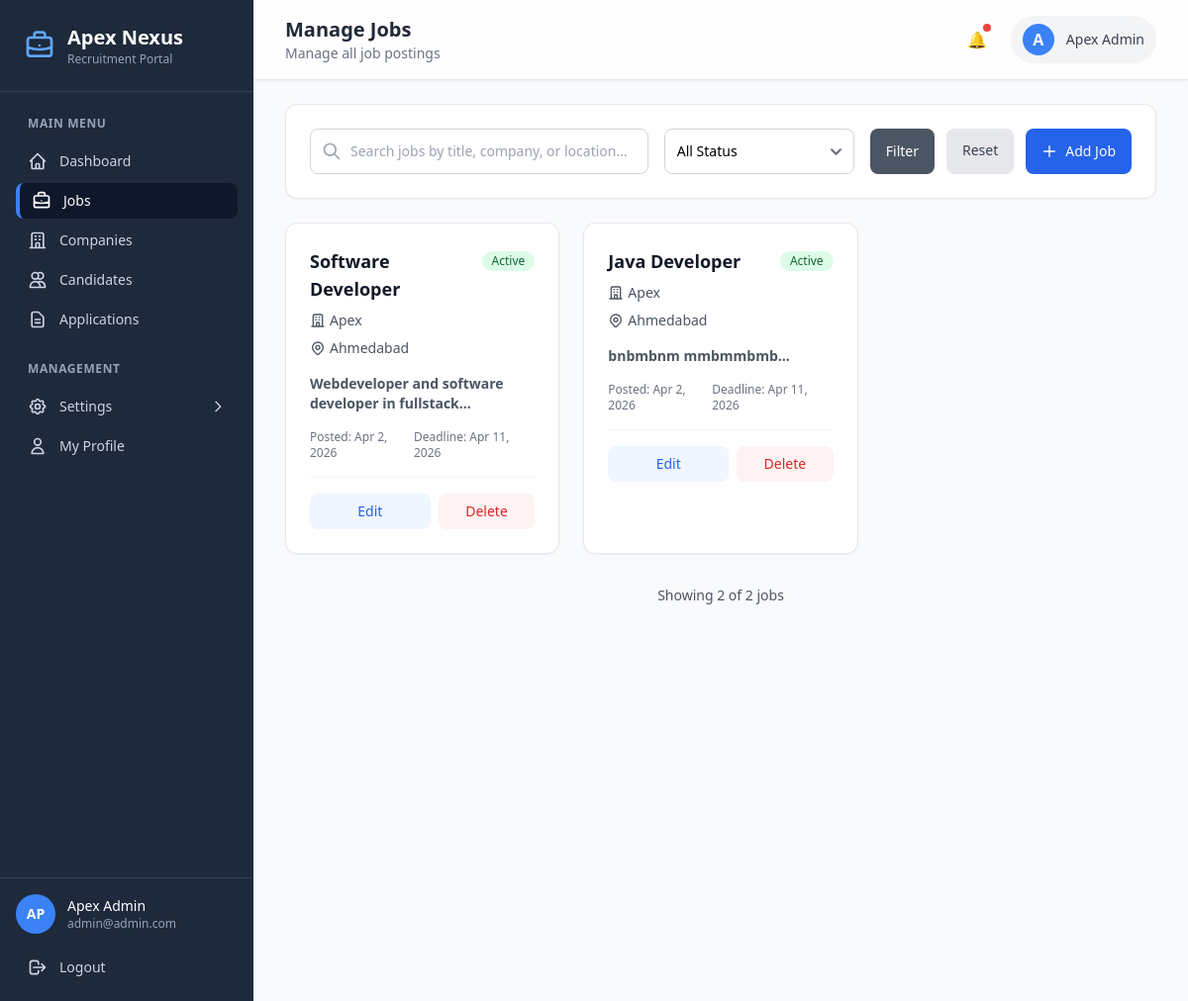
The page /admin/jobs.php (signed in) on the database its author committed.
### tables this page shows
CREATE TABLE `jobs` (
  `id` int(11) NOT NULL,
  `company_id` int(11) DEFAULT NULL,
  `department_id` int(10) UNSIGNED DEFAULT NULL,
  `category_id` int(10) UNSIGNED DEFAULT NULL,
  `title` varchar(150) DEFAULT NULL,
  `description` text DEFAULT NULL,
  `responsibilities` text DEFAULT NULL,
  `requirements` text DEFAULT NULL,
  `nice_to_have` text DEFAULT NULL,
  `perks` text DEFAULT NULL,
  `location` varchar(100) DEFAULT NULL,
  `city` varchar(100) DEFAULT NULL,
  `state` varchar(100) DEFAULT NULL,
  `country` varchar(100) DEFAULT 'India',
  `work_mode` varchar(512) NOT NULL DEFAULT 'on-site',
  `employment_type` enum('full-time','part-time','contract','internship','freelance','temporary') NOT NULL DEFAULT 'full-time',
  `salary` varchar(100) DEFAULT NULL,
  `salary_min` int(10) UNSIGNED DEFAULT NULL,
  `salary_max` int(10) UNSIGNED DEFAULT NULL,
  `salary_visible` tinyint(1) NOT NULL DEFAULT 1,
  `experience_required` varchar(50) DEFAULT NULL,
  `education` varchar(100) DEFAULT NULL,
  `openings` smallint(5) UNSIGNED NOT NULL DEFAULT 1,
  `deadline` date DEFAULT NULL,
  `duration_days` smallint(5) UNSIGNED NOT NULL DEFAULT 30,
  `apply_email` varchar(150) DEFAULT NULL,
  `apply_url` varchar(500) DEFAULT NULL,
  `status` enum('active','closed','pending') DEFAULT 'pending',
  `is_deleted` tinyint(1) DEFAULT 0,
  `added_by` int(11) DEFAULT NULL,
  `created_at` timestamp NOT NULL DEFAULT current_timestamp(),
  `updated_at` timestamp NOT NULL DEFAULT current_timestamp() ON UPDATE current_timestamp()
);

CREATE TABLE `companies` (
  `id` int(11) NOT NULL,
  `user_id` int(11) DEFAULT NULL,
  `company_name` varchar(150) DEFAULT NULL,
  `logo` varchar(255) DEFAULT NULL,
  `description` text DEFAULT NULL,
  `website` varchar(200) DEFAULT NULL,
  `is_deleted` tinyint(1) DEFAULT 0,
  `city` varchar(100) DEFAULT NULL,
  `state` varchar(100) DEFAULT NULL,
  `country` varchar(100) DEFAULT NULL,
  `address_line1` varchar(255) DEFAULT NULL,
  `address_line2` varchar(255) DEFAULT NULL,
  `phone` varchar(20) DEFAULT NULL,
  `added_by` int(11) DEFAULT NULL,
  `created_at` timestamp NOT NULL DEFAULT current_timestamp(),
  `updated_at` timestamp NOT NULL DEFAULT current_timestamp() ON UPDATE current_timestamp()
);

### admin/jobs.php (the view, shortened to what this page needs)
<?php
require_once '../includes/header.php';
$search = $_GET['search'] ?? '';
$database = new Database();
$pdo = $database->getConnection();
$where = "WHERE j.is_deleted=0";
$params = [];
$stmt = $pdo->prepare("
    SELECT j.*, c.company_name as company_name
    FROM jobs j
    LEFT JOIN companies c ON j.company_id = c.id
    $where
    ORDER BY j.created_at DESC
");
$stmt->execute($params);
$jobs = $stmt->fetchAll();
$totalCount = count($jobs);
require_once '../includes/admin-sidebar.php';
?>
<div class="lg:pl-64 bg-gray-50 min-h-screen">
    <div
        class="bg-white/80 backdrop-blur-md shadow-sm border-b px-4 sm:px-6 lg:px-8 py-4 flex justify-between items-center">
        <div>
            <h1 class="text-lg sm:text-xl font-semibold text-gray-800">Manage Jobs</h1>
            <p class="text-sm text-gray-500">Manage all job postings</p>
        </div>
        <div class="flex items-center gap-4">
            <button class="relative p-2 rounded-full hover:bg-gray-100 transition">
                🔔
                <span class="absolute top-1 right-1 w-2 h-2 bg-red-500 rounded-full"></span>
            </button>
            <div
                class="flex items-center gap-3 bg-gray-100 px-3 py-2 rounded-full cursor-pointer hover:bg-gray-200 transition">
                <div class="w-8 h-8 rounded-full bg-blue-500 text-white flex items-center justify-center font-semibold">
                    <?php echo strtoupper(substr($_SESSION['user_name'] ?? 'A', 0, 1)); ?>
                </div>
                <span class="text-sm font-medium text-gray-700 hidden sm:block">
                    <?php echo htmlspecialchars($_SESSION['user_name'] ?? 'Admin'); ?>
                </span>
            </div>
        </div>
    </div>
    <div class="px-4 sm:px-6 lg:px-8 py-6">
        <div class="bg-white rounded-xl shadow-sm border border-gray-200">
            <div class="p-6">
                <form method="GET" class="space-y-4">
                    <div class="flex flex-col lg:flex-row gap-4">
                        <div class="flex-1">
                            <div class="relative">
                                <div class="absolute inset-y-0 left-0 pl-3 flex items-center pointer-events-none">
                                </div>
                                <input type="text" name="search" placeholder="Search jobs by title, company, or location..."
                                    value="<?php echo htmlspecialchars($search); ?>"
                                    class="w-full pl-10 pr-4 py-3 border border-gray-300 rounded-lg text-sm focus:ring-2 focus:ring-blue-500 focus:border-blue-500">
                            </div>
                        </div>
                        <div class="lg:w-48">
                            <select name="status"
                                class="w-full px-3 py-3 border border-gray-300 rounded-lg text-sm focus:ring-2 focus:ring-blue-500 focus:border-blue-500">
                                <option value="">All Status</option>
                            </select>
                        </div>
                        <div class="flex gap-3">
                            <button type="submit"
                                class="px-4 py-3 bg-gray-600 text-white rounded-lg hover:bg-gray-700 transition text-sm font-medium">
                                Filter
                            </button>
                            <a href="jobs.php"
                                class="px-4 py-3 bg-gray-200 text-gray-700 rounded-lg hover:bg-gray-300 transition text-sm font-medium">
                                Reset
                            </a>
                            <a href="/apex-nexus-portal/admin/add-job.php"
                                class="px-4 py-3 bg-blue-600 text-white rounded-lg hover:bg-blue-700 transition text-sm font-medium flex items-center">
                                <svg class="w-4 h-4 mr-2" fill="none" stroke="currentColor" viewBox="0 0 24 24">
                                    <path stroke-linecap="round" stroke-linejoin="round" stroke-width="2"
                                        d="M12 4v16m8-8H4"></path>
                                </svg>
                                Add Job
                            </a>
                        </div>
                    </div>
                </form>
            </div>
        </div>
    </div>
    <div class="px-4 sm:px-6 lg:px-8 pb-8">
        <?php if (!empty($jobs)): ?>
            <div class="grid grid-cols-1 md:grid-cols-2 lg:grid-cols-3 gap-6">
                <?php foreach ($jobs as $job): ?>
                    <div class="bg-white rounded-xl shadow-sm border border-gray-200 hover:shadow-md transition-shadow">
                        <div class="p-6">
                            <div class="flex justify-between items-start mb-4">
                                <div class="flex-1">
                                    <h3 class="text-lg font-semibold text-gray-900 mb-2"><?php echo htmlspecialchars($job['title']); ?>
                                    </h3>
                                    <div class="flex items-center text-sm text-gray-600 mb-2">
                                        <svg class="w-4 h-4 mr-1" fill="none" stroke="currentColor" viewBox="0 0 24 24">
                                            <path stroke-linecap="round" stroke-linejoin="round" stroke-width="2"
                                                d="M19 21V5a2 2 0 00-2-2H7a2 2 0 00-2 2v16m14 0h2m-2 0h-5m-9 0H3m2 0h5M9 7h1m-1 4h1m4-4h1m-1 4h1m-5 10v-5a1 1 0 011-1h2a1 1 0 011 1v5m-4 0h4"></path>
                                        </svg>
                                        <?php echo htmlspecialchars($job['company_name'] ?? 'Unknown Company'); ?>
                                    </div>
                                    <div class="flex items-center text-sm text-gray-600">
                                        <?php echo htmlspecialchars($job['location'] ?? 'Not specified'); ?>
                                    </div>
                                </div>
                                <div class="ml-4">
                                    <?php
                                    $statusClass = [
                                        'active' => 'bg-green-100 text-green-800',
                                        'pending' => 'bg-yellow-100 text-yellow-800',
                                        'closed' => 'bg-red-100 text-red-800'
                                    ];
                                    ?>
                                    <span class="inline-flex items-center px-2.5 py-0.5 rounded-full text-xs font-medium <?php echo $statusClass[$job['status']]; ?>">
                                        <?php echo ucfirst($job['status']); ?>
                                    </span>
                                </div>
                            </div>
                            <?php if (!empty($job['description'])): ?>
                                <div class="mb-4">
                                    <p class="text-sm font-semibold text-gray-600 line-clamp-3">
                                        <?php echo htmlspecialchars(substr(strip_tags($job['description']), 0, 150)) . '...'; ?>
                                    </p>
                                </div>
                            <?php endif; ?>
                            <div class="flex items-center justify-between text-xs text-gray-500 mb-4">
                                <span>Posted: <?php echo date('M j, Y', strtotime($job['created_at'])); ?></span>
                                <?php if (!empty($job['deadline'])): ?>
                                    <span>Deadline: <?php echo date('M j, Y', strtotime($job['deadline'])); ?></span>
                                <?php endif; ?>
                            </div>
                            <div class="flex gap-2 pt-4 border-t border-gray-100">
                                <a href="/apex-nexus-portal/admin/add-job.php?id=<?php echo $job['id']; ?>"
                                   class="flex-1 px-3 py-2 bg-blue-50 text-blue-600 rounded-lg hover:bg-blue-100 transition text-sm font-medium text-center">
                                    Edit
                                </a>
                                <form method="POST" class="flex-1">
                                    <button type="submit" class="w-full px-3 py-2 bg-red-50 text-red-600 rounded-lg hover:bg-red-100 transition text-sm font-medium"
                                            onclick="return confirm('Are you sure you want to delete this job?')">
                                        Delete
                                    </button>
                                </form>
                            </div>
                        </div>
                    </div>
                <?php endforeach; ?>
            </div>
            <div class="mt-8 text-center text-sm text-gray-600">
                Showing <?php echo count($jobs); ?> of <?php echo $totalCount; ?> jobs
            </div>
        <?php endif; ?>
    </div>
</div>
<?php require_once '../includes/footer.php'; ?>

### rows shown on the page
jobs: title "Software Developer", company.company_name "Apex", location "Ahmedabad", status "Active", description "Webdeveloper and software developer in fullstack", created_at "Apr 2, 2026", deadline "Apr 11, 2026"
jobs: title "Java Developer", company.company_name "Apex", location "Ahmedabad", status "Active", description "bnbmbnm mmbmmbmb", created_at "Apr 2, 2026", deadline "Apr 11, 2026"

### other values the page prints
substr($_SESSION['user_name'] ?? 'A', 0, 2) "AP"
$_SESSION['user_name'] "Apex Admin"
$_SESSION['user_email'] "admin@admin.com"
substr($_SESSION['user_name'] ?? 'A', 0, 1) "A"
count($jobs) "2"
$totalCount "2"
